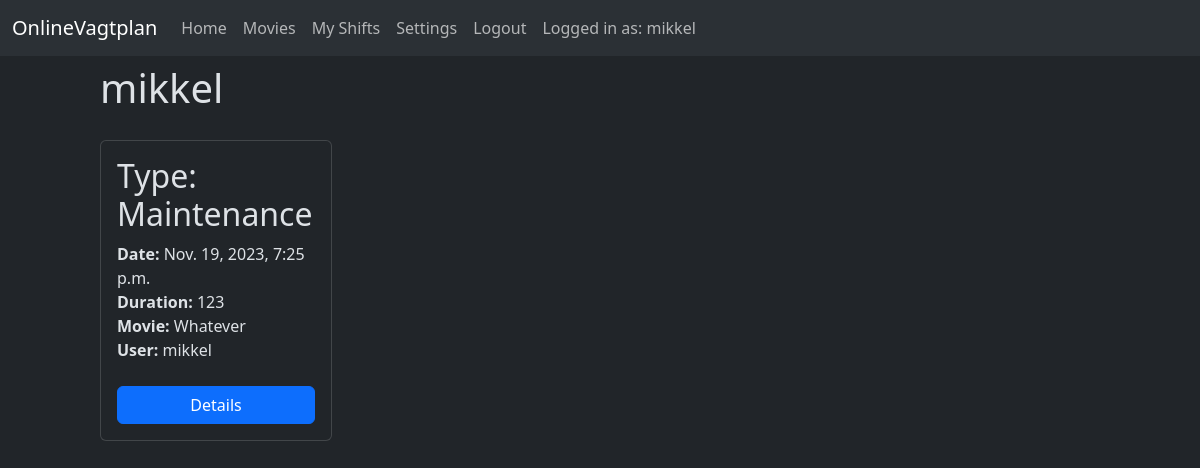
Page /volunteers/3 (signed in) on the earlier database version.
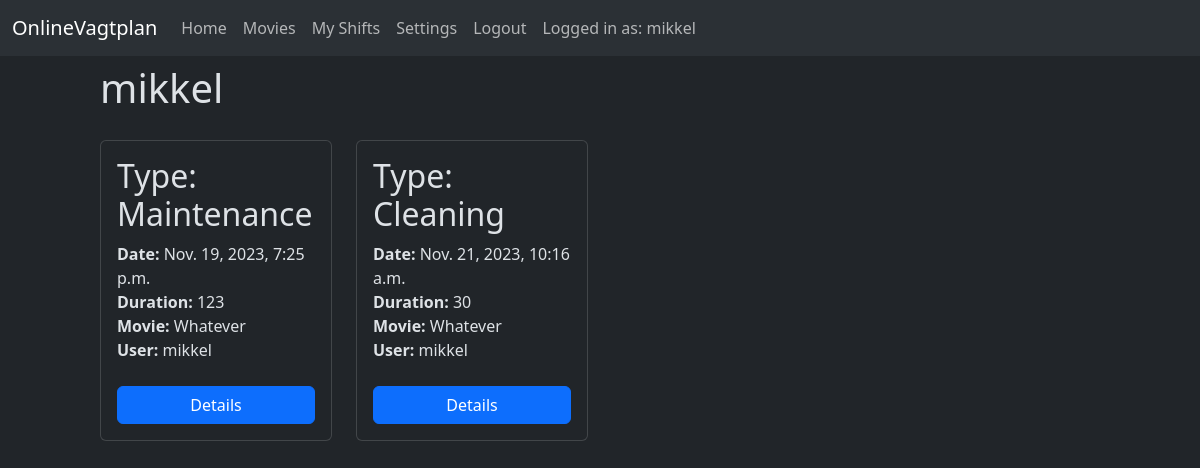
Same page on the later database version.
### shiftbooker/models.py (models this page shows, shortened)
class Shift(models.Model):
    SHIFT_TYPES = (
        ("m", "Maintenance"),
        ("s", "Shop"),
        ("c", "Cleaning"),
        ("o", "A/V Operations"),
        ("p", "Event Planning"),
    )
    shift_type = models.CharField(
        max_length=1,
        choices=SHIFT_TYPES,
    )
    date = models.DateTimeField()
    duration = models.IntegerField()
    movie = models.ForeignKey("Movie", on_delete=models.CASCADE)
    user = models.ForeignKey(
        settings.AUTH_USER_MODEL, on_delete=models.SET_NULL, null=True, blank=True
    )
    class Meta:
        pass
    def get_absolute_url(self):
        return reverse("shift-detail", args=[str(self.id)])

class Movie(models.Model):
    title = models.CharField(max_length=200)
    date = models.DateTimeField()
    duration = models.IntegerField()
    poster = models.ImageField(
        upload_to="", height_field=None, width_field=None, max_length=None, blank=True
    )
    class Meta:
        ordering = ["date"]
    def __str__(self):
        return self.title

class User(AbstractUser):
    registered = models.DateField(
        ("Registration Date"), auto_now=False, auto_now_add=True
    )
    phone = models.CharField(max_length=100)
    shifts_taken = models.IntegerField("Number of shifts taken", default=0)
    objects = CustomUserManager()
    class Meta(AbstractUser.Meta):
        swappable = "AUTH_USER_MODEL"
        permissions = (("can_view_users_shifts", "Can view users and shifts"),)

### shiftbooker/views.py (the view)
class VolunteerDetailView(LoginRequiredMixin, generic.DetailView):
    template_name = "shiftbooker/volunteer_detail.html"
    model = get_user_model()
    context_object_name = "volunteer"
    def get_context_data(self, **kwargs):
        context = super().get_context_data(**kwargs)
        context["shift_list"] = Shift.objects.all()
        return context

### templates/shiftbooker/volunteer_detail.html (shortened to what this page needs)
{% extends "base.html" %}
{% block content %}
{% if volunteer.name %}
<h1> {{ volunteer.name }}</h1>
{% else %}
<h1> {{ volunteer.username }}</h1>
{% endif %}
<div class="row" style="padding-top:20px;">
    {% for shift in shift_list %}
    {% if volunteer == shift.user %}
    <div class="col-3 mb-4">
      <div class="card" style="height:100%">
        <div class="card-body d-flex flex-column">
          <h2>Type: {{ shift.get_shift_type_display }}</h2>
          <p class="card-text" style="margin-bottom:0px"><strong>Date:</strong> {{ shift.date }}</p>
          <p class="card-text" style="margin-bottom:0px"><strong>Duration:</strong> {{ shift.duration }}</p>
          <p class="card-text" style="margin-bottom:0px"><strong>Movie:</strong> {{ shift.movie }}</p>
          <p class="card-text" style="margin-bottom:0px"><strong>User:</strong> {{ shift.user.username }}</p>
          <br>
          <a href="{{ shift.get_absolute_url }}" class="btn btn-primary mt-auto">Details</a>
        </div>
      </div>
    </div>
    {% endif %}
    {% endfor %}
  </div>
  </div>
{% endblock %}

Differences in the rows shown:
added Shift: shift_type "Cleaning", date "Nov. 21, 2023, 10:16 a.m.", duration "30", movie "Whatever", user.username "mikkel"
